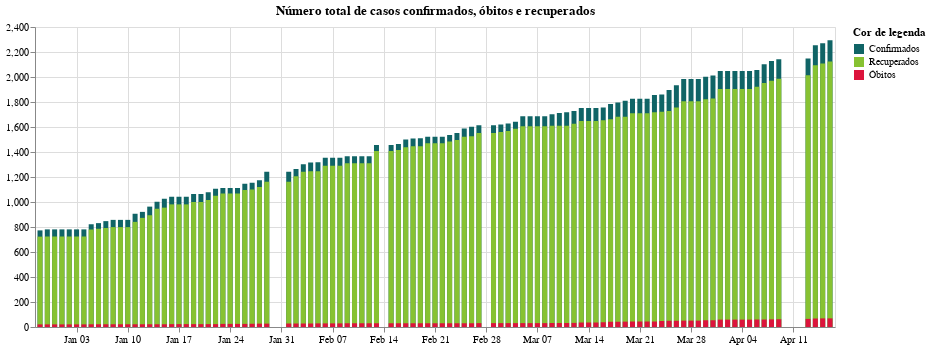

The notebook cell saved with this chart:
### Code cell
city['total_cases'] = city['totalCases']
city['total_deaths'] = city['totalDeaths']
city['total_recovered'] = city['totalRecovered']

tempTotalCases = city[['date','total_cases']]
tempTotalCases["title"] = _("Confirmed")

tempTotalDeaths = city[['date','total_deaths']]
tempTotalDeaths["title"] = _("Deaths")

tempTotalRecovered = city[['date','total_recovered']]
tempTotalRecovered["title"] = _("Recovered")

temp = tempTotalCases.append(tempTotalDeaths)
temp = temp.append(tempTotalRecovered)

totalCases = alt.Chart(temp).mark_bar().encode(alt.X('date:T', title = None), alt.Y('total_cases:Q', title = None)) # color='#106466' 
totalDeaths = alt.Chart(temp).mark_bar().encode(alt.X('date:T', title = None), alt.Y('total_deaths:Q', title = None)) # color = '#DC143C'
totalRecovered = alt.Chart(temp).mark_bar().encode(alt.X('date:T', title = None), alt.Y('total_recovered:Q', title = None)) # color = '#87C232'

(totalCases + totalRecovered + totalDeaths).encode(color=alt.Color('title', scale = alt.Scale(range = ['#106466','#87C232','#DC143C']), legend = alt.Legend(title=_("Legend colour")))).properties(title = _("Cumulative number of confirmed cases, deaths and recovered"), width = 800)

### Figure 1 — Vega-Lite specification as saved in the notebook (floating-point values rounded to 4 significant figures; data arrays with more than 128 entries replaced by an {"elided": "..."} marker saying what was removed)
{"config": {"view": {"continuousWidth": 400, "continuousHeight": 300}}, "layer": [{"mark": "bar", "encoding": {"x": {"type": "temporal", "field": "date", "title": null}, "y": {"type": "quantitative", "field": "total_cases", "title": null}}}, {"mark": "bar", "encoding": {"x": {"type": "temporal", "field": "date", "title": null}, "y": {"type": "quantitative", "field": "total_recovered", "title": null}}}, {"mark": "bar", "encoding": {"x": {"type": "temporal", "field": "date", "title": null}, "y": {"type": "quantitative", "field": "total_deaths", "title": null}}}], "data": {"name": "data-c1b55d72d40e4d6a7d6e2cda20bf0760"}, "encoding": {"color": {"type": "nominal", "field": "title", "legend": {"title": "Cor de legenda"}, "scale": {"range": ["#106466", "#87C232", "#DC143C"]}}}, "title": "Número total de casos confirmados, óbitos e recuperados", "width": 800, "$schema": "https://vega.github.io/schema/vega-lite/v4.8.1.json", "datasets": {"data-c1b55d72d40e4d6a7d6e2cda20bf0760": {"elided": "306 records"}}}
